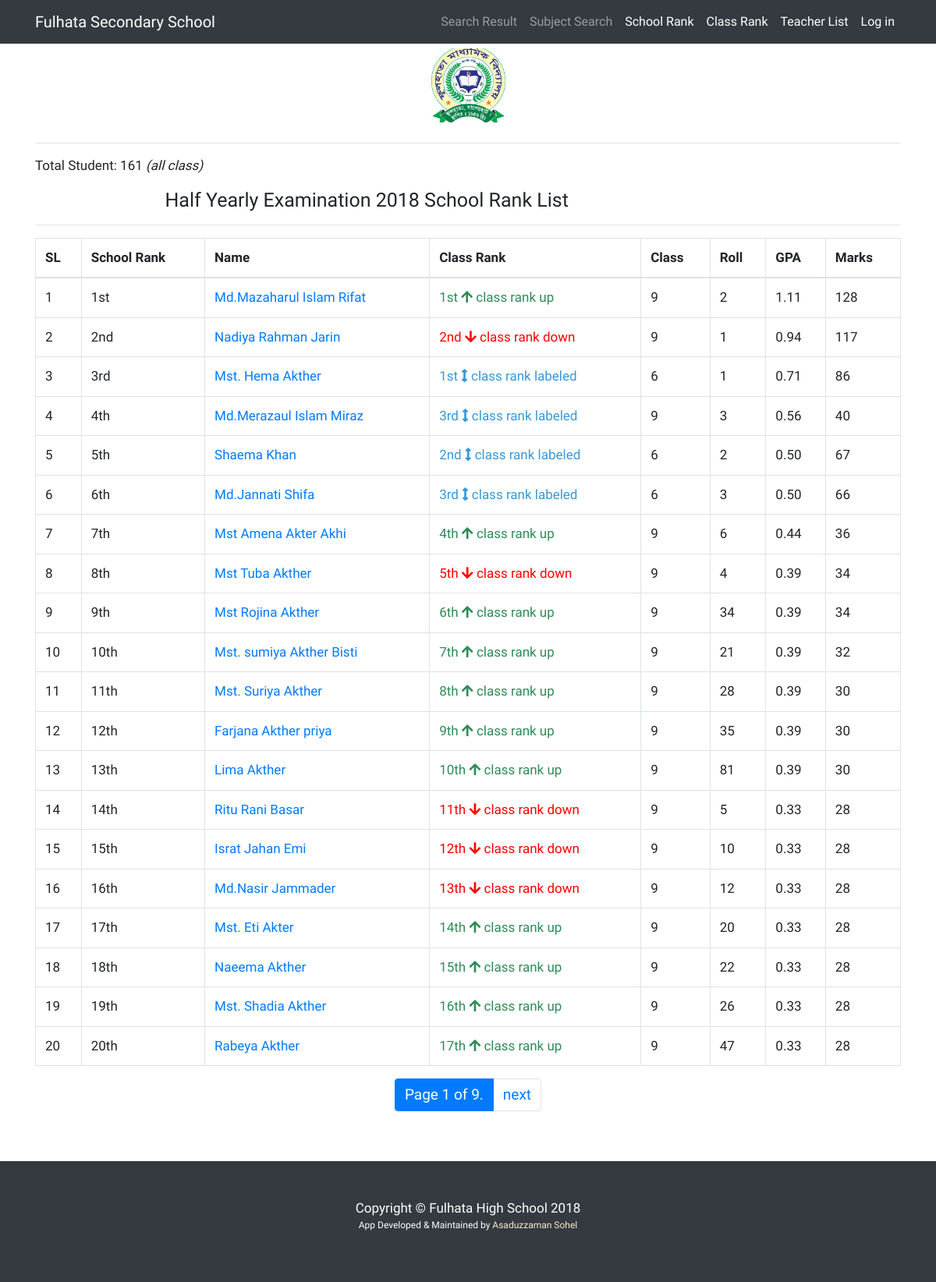
/all-school-rank.php/, run on the app's committed database.
### results/models.py (models this page shows, shortened)
class Rank(models.Model):
    std = models.ForeignKey(StudentInfo, related_name='std', on_delete=models.CASCADE)
    total_marks = models.DecimalField(
        max_digits=5, decimal_places=2, help_text='Please give proper number', default=0, blank=True, null=True)
    total_gpa = models.DecimalField(
        max_digits=5, decimal_places=2, help_text='Please give proper number', default=0, blank=True, null=True)
    class_rank = models.IntegerField(default=0, blank=True, null=True)
    school_rank=models.IntegerField('All School Rank', default=0, blank=True, null=True)
    class Meta:
            verbose_name = ("Rank")
            verbose_name_plural = ("Rank")
            ordering = ['class_rank']

class StdCommon(models.Model):
    pub_date = models.DateTimeField(auto_now_add=True)
    update_date = models.DateTimeField(auto_now=True)

class StudentInfo(StdCommon):
    std_name = models.CharField('Student Name',max_length=100, help_text='Type only student Full Name like as Nazmul Islam or Nazrul Islam', blank=True, null=True)
    std_class = models.CharField('Student Class',max_length=2, choices=STD_CLASS, default=6, help_text='Select a class')
    std_roll = models.IntegerField('Roll Number',help_text='Type Student Roll Number (Only Number)')
    std_group=models.CharField('Group', choices=STD_GROUP, max_length=1, default='G')
    std_gender=models.CharField('Gender', max_length=10, choices=STD_GENDER, default='MALE')
    std_total_marks = models.FloatField('Total Marks', default=0, blank=True, null=True)
    std_gpa = models.CharField('GPA', max_length=50,default='F', blank=True, null=True)
    std_grade_point_total_sum=models.FloatField('Total Avg Number per Subject', blank=True, null=True) # toal grade point sum
    std_grade_point_total_subject_avg = models.FloatField(
        'Total GPA', blank=True, null=True) #avg gradepoint
    std_fail_subject=models.IntegerField('Fail Subject', blank=True, null=True)
    school_rank=models.IntegerField('Student Rank in School',default=0, blank=True, null=True)
    class_rank = models.IntegerField(
        'Student Rank in Class', default=0, blank=True, null=True)
    def __str__(self):
        return self.std_name
    class Meta:
            verbose_name = ("Student Detail")
            verbose_name_plural = ("Student Detail's")
            ordering = ['std_roll']

### results/views.py (the view)
# urls.py: path('all-school-rank.php/',RankListView.as_view() , name='rank'),
class RankListView(ListView):
    model=Rank
    template_name="results/rank_list.html"
    paginate_by = 20
    ordering = ['school_rank','class_rank','-std__std_roll']
    def get_context_data(self, **kwargs):
        context = super(RankListView, self).get_context_data(**kwargs)
        context['credit'] = credit
        context['rank_count'] = Rank.objects.all().count()
        return context

### results/templates/results/rank_list.html (shortened to what this page needs)
{% extends "results/base.html" %}
{% block main_content %}
{% load humanize %}
<div class="row">
    <div class="col-md-12 col-sm-12 col-xs-12 mx-auto ">
        <div class="div">
            <p>Total Student: {{rank_count}} <i>(all class)</i></p>
<h2 class="mx-auto" style="width:70%;font-size:25px">Half Yearly Examination 2018 School Rank List</h2>
            <hr>
            <table class="table table-hover table-bordered">
                <thead>
                    <tr>
                        <th>SL</th>
                        <th>School Rank</th>
                        <th>Name</th>
                        <th>Class Rank</th>
                        <th>Class</th>
                        <th>Roll</th>
                        <th>GPA</th>
                        <th>Marks</th>
                    </tr>
                </thead>
                <tbody>
                    {% for rank in  object_list%}
                        <tr>
                            <td>{{forloop.counter}}</td>
                            <td>{{rank.school_rank |ordinal}}</td>
                            {% if rank.std.std_fail_subject >= 1 %}
                            <td >
                                <a style="color:red" href="{%url 'std_details' rank.std.id%}">{{rank.std}}</a>
                            </td>
                            {% else %}
                            <td>
                                <a href="{%url 'std_details' rank.std.id%}">{{rank.std}}</a>
                            </td>
                            {% endif %}
                            {% if  rank.std.std_roll < rank.class_rank %}
                            <td style="color:red"> {{rank.class_rank|ordinal}}
                                <i class="fas fa-arrow-down"></i> class rank down </td>
                            {% elif rank.std.std_roll > rank.class_rank %}
                            <td style="color:seagreen">
                                {{rank.class_rank|ordinal}}
                                <i class="fas fa-arrow-up"></i> class rank up
                            </td>
                            {% elif rank.std.std_roll == rank.class_rank %}
                            <td style="color:#3498db">
                            {{rank.class_rank |ordinal}}
                            <i class="fas fa-arrows-alt-v"></i> class rank labeled
                            </td>
                            {% endif %}
                            <td>{{rank.std.std_class}}</td>
                            <td>{{rank.std.std_roll}}</td>
                            {% if rank.std.std_fail_subject >= 1 %}
                            <td style="color:red">
                                Fail {{rank.std.std_fail_subject}} Subject
                            </td>
                            {% else %}
                            <td>
                                {{rank.std.std_grade_point_total_subject_avg|floatformat:'2'}}
                            </td>
                            {% endif %}
                            <td>{{rank.std.std_total_marks|floatformat}}</td>
                        </tr>
                     {% endfor %}
                 </tbody>
            </table>
        </div>
    </div>
</div>
{% block pagination %} {% if is_paginated %}
<div class="pagination">
<ul class="pagination mx-auto">
        <li class="page-item active">
<a class="page-link" href="#"> Page {{ page_obj.number }} of {{ page_obj.paginator.num_pages }}.</a>
</li>
        {% if page_obj.has_next %}
        <li class="page-item">
        <a class="page-link" href="{{ request.path }}?page={{ page_obj.next_page_number }}">next</a>
        </li>
        {% endif %}
</ul>
{% endif %} {% endblock %}
{% endblock %}

### results/static/results/css/full-width-pics.css (style rules this page uses)
body { padding-top: 54px; }
@media (min-width: 992px) { body { padding-top: 56px; } }

### results/templates/results/base.html (style rules this page uses)
body { font-family: 'Actor';font-size: 19px; }
p,td,tr,button,h1,h2,h3,h4,h5 { font-family: 'Amiko';font-size: 17px; }

### data on the page
Rank: school_rank|ordinal "1st", std "Md.Mazaharul Islam Rifat", class_rank|ordinal "1st", std.std_class "9", std.std_roll "2", std.std_grade_point_total_subject_avg "1.11", std.std_total_marks "128"
Rank: school_rank|ordinal "2nd", std "Nadiya Rahman Jarin", class_rank|ordinal "2nd", std.std_class "9", std.std_roll "1", std.std_grade_point_total_subject_avg "0.94", std.std_total_marks "117"
Rank: school_rank|ordinal "3rd", std "Mst. Hema Akther", class_rank|ordinal "1st", std.std_class "6", std.std_roll "1", std.std_grade_point_total_subject_avg "0.71", std.std_total_marks "86"
Rank: school_rank|ordinal "4th", std "Md.Merazaul Islam Miraz", class_rank|ordinal "3rd", std.std_class "9", std.std_roll "3", std.std_grade_point_total_subject_avg "0.56", std.std_total_marks "40"
Rank: school_rank|ordinal "5th", std "Shaema Khan", class_rank|ordinal "2nd", std.std_class "6", std.std_roll "2", std.std_grade_point_total_subject_avg "0.50", std.std_total_marks "67"
Rank: school_rank|ordinal "6th", std "Md.Jannati Shifa", class_rank|ordinal "3rd", std.std_class "6", std.std_roll "3", std.std_grade_point_total_subject_avg "0.50", std.std_total_marks "66"
Rank: school_rank|ordinal "7th", std "Mst Amena Akter Akhi", class_rank|ordinal "4th", std.std_class "9", std.std_roll "6", std.std_grade_point_total_subject_avg "0.44", std.std_total_marks "36"
Rank: school_rank|ordinal "8th", std "Mst Tuba Akther", class_rank|ordinal "5th", std.std_class "9", std.std_roll "4", std.std_grade_point_total_subject_avg "0.39", std.std_total_marks "34"
Rank: school_rank|ordinal "9th", std "Mst Rojina Akther", class_rank|ordinal "6th", std.std_class "9", std.std_roll "34", std.std_grade_point_total_subject_avg "0.39", std.std_total_marks "34"
Rank: school_rank|ordinal "10th", std "Mst. sumiya Akther Bisti", class_rank|ordinal "7th", std.std_class "9", std.std_roll "21", std.std_grade_point_total_subject_avg "0.39", std.std_total_marks "32"
Rank: school_rank|ordinal "11th", std "Mst. Suriya Akther", class_rank|ordinal "8th", std.std_class "9", std.std_roll "28", std.std_grade_point_total_subject_avg "0.39", std.std_total_marks "30"
Rank: school_rank|ordinal "12th", std "Farjana Akther priya", class_rank|ordinal "9th", std.std_class "9", std.std_roll "35", std.std_grade_point_total_subject_avg "0.39", std.std_total_marks "30"
Rank: school_rank|ordinal "13th", std "Lima Akther", class_rank|ordinal "10th", std.std_class "9", std.std_roll "81", std.std_grade_point_total_subject_avg "0.39", std.std_total_marks "30"
Rank: school_rank|ordinal "14th", std "Ritu Rani Basar", class_rank|ordinal "11th", std.std_class "9", std.std_roll "5", std.std_grade_point_total_subject_avg "0.33", std.std_total_marks "28"
Rank: school_rank|ordinal "15th", std "Israt Jahan Emi", class_rank|ordinal "12th", std.std_class "9", std.std_roll "10", std.std_grade_point_total_subject_avg "0.33", std.std_total_marks "28"
Rank: school_rank|ordinal "16th", std "Md.Nasir Jammader", class_rank|ordinal "13th", std.std_class "9", std.std_roll "12", std.std_grade_point_total_subject_avg "0.33", std.std_total_marks "28"
Rank: school_rank|ordinal "17th", std "Mst. Eti Akter", class_rank|ordinal "14th", std.std_class "9", std.std_roll "20", std.std_grade_point_total_subject_avg "0.33", std.std_total_marks "28"
Rank: school_rank|ordinal "18th", std "Naeema Akther", class_rank|ordinal "15th", std.std_class "9", std.std_roll "22", std.std_grade_point_total_subject_avg "0.33", std.std_total_marks "28"
Rank: school_rank|ordinal "19th", std "Mst. Shadia Akther", class_rank|ordinal "16th", std.std_class "9", std.std_roll "26", std.std_grade_point_total_subject_avg "0.33", std.std_total_marks "28"
Rank: school_rank|ordinal "20th", std "Rabeya Akther", class_rank|ordinal "17th", std.std_class "9", std.std_roll "47", std.std_grade_point_total_subject_avg "0.33", std.std_total_marks "28"

### other printed values
{{ rank_count }} "161"
{{ page_obj.number }} "1"
{{ page_obj.paginator.num_pages }} "9"
